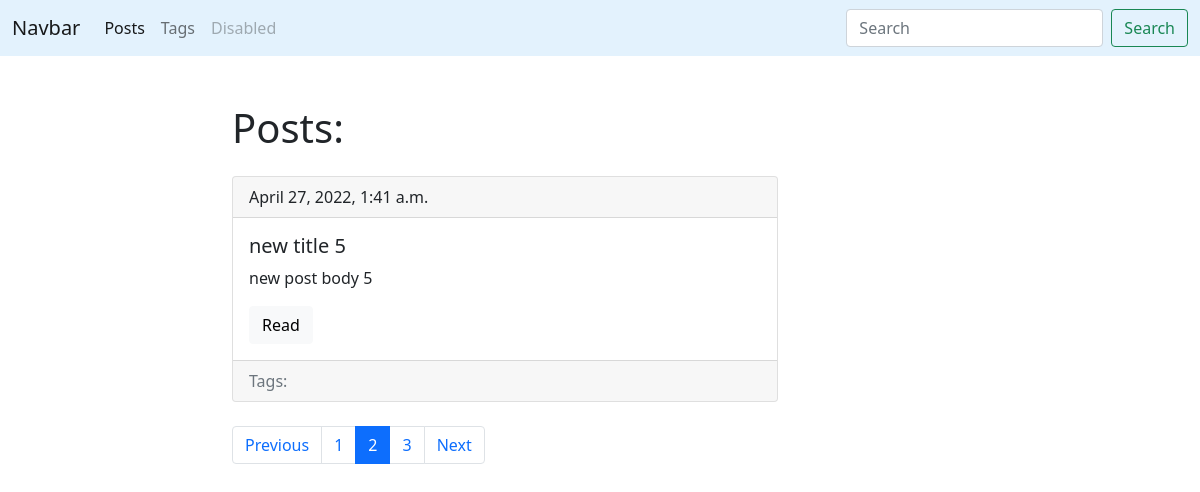
Screenshot of /blog/?page=2 with the database file from the repository.
### blog/models.py (models this page shows, shortened)
class Post(models.Model):
    title = models.CharField(max_length=150, db_index=True)
    slug = models.SlugField(max_length=50, blank=True, unique=True)
    body = models.TextField(blank=True, db_index=True)
    tags = models.ManyToManyField('Tag', blank=True, related_name='posts')
    date_pub = models.DateTimeField(auto_now_add=True)
    def get_absolute_url(self):
        return reverse('post_detail_url', args=[self.slug, ])
    class Meta:
        ordering = ['-date_pub']

### blog/views.py (the view)
# urls.py: path('', posts_list, name='posts_list_url'),
def posts_list(request):
    search_query = request.GET.get('search', '')
    if search_query:
        posts = Post.objects.filter(Q(title__icontains=search_query) | Q(body__icontains=search_query))
    else:
        posts = Post.objects.all()
    paginator = Paginator(posts, 1)
    page_number = request.GET.get('page', 1)
    page = paginator.get_page(page_number)
    is_paginated = page.has_other_pages()
    if page.has_previous():
        prev_url = f'?page={page.previous_page_number()}'
    else:
        prev_url = ''
    if page.has_next():
        next_url = f'?page={page.next_page_number()}'
    else:
        next_url = ''
    context = {'page_object': page, 'is_paginated': is_paginated, 'next_page_url': next_url, 'prev_page_url': prev_url }
    return render(request, 'blog/index.html', context=context)

### blog/templates/blog/index.html (shortened to what this page needs)
{% extends 'blog/base_blog.html' %}
{% block content %}
    <h1 class="mb-4">Posts: </h1>
    {% for post in page_object.object_list %}
        {% include 'blog/includes/post_card_template.html'%}
    {% endfor %}
{% endblock %}

### blog/templates/blog/includes/post_card_template.html (shortened to what this page needs)
<div class="card mb-4">
          <div class="card-header">
              {{post.date_pub}}
          </div>
          <div class="card-body">
            <h5 class="card-title">{{post.title}}</h5>
            <p class="card-text">{{post.body|truncatewords:15 }}</p>
            <a href="{{ post.get_absolute_url }}" class="btn btn-light">Read</a>
          </div>
            <div class="card-footer text-muted">
            Tags:
             </div>
        </div>

### rows the page displays
Post: date_pub "April 27, 2022, 1:41 a.m.", title "new title 5", body "new post body 5"

### other values shown
{{ n }} "1" "3"
{{ n }} "2"
